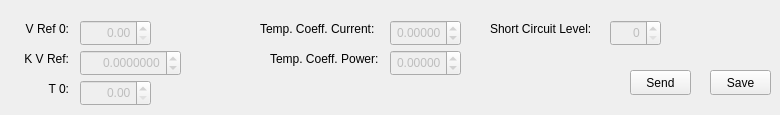
        <widget class="QWidget" name="FineTuningTab">
         <property name="toolTip">
          <string>Fine Tuning Tab: Contains Parameter Block information categorized as fine control.</string>
         </property>
         <attribute name="title">
          <string>Fine Tuning</string>
         </attribute>
         <widget class="QLabel" name="fineTuningVRef0Label">
          <property name="geometry">
           <rect>
            <x>10</x>
            <y>20</y>
            <width>59</width>
            <height>17</height>
           </rect>
          </property>
          <property name="toolTip">
           <string>Quadratic polynomial for VRef, mV, Ax^2 + Bx + C</string>
          </property>
          <property name="text">
           <string>V Ref 0:</string>
          </property>
          <property name="alignment">
           <set>Qt::AlignRight|Qt::AlignTrailing|Qt::AlignVCenter</set>
          </property>
         </widget>
         <widget class="QLabel" name="fineTuningKVRefLabel">
          <property name="geometry">
           <rect>
            <x>10</x>
            <y>50</y>
            <width>59</width>
            <height>17</height>
           </rect>
          </property>
          <property name="toolTip">
           <string>Quadratic polynomial for Vref, Ax^2 + Bx + C</string>
          </property>
          <property name="text">
           <string>K V Ref:</string>
          </property>
          <property name="alignment">
           <set>Qt::AlignRight|Qt::AlignTrailing|Qt::AlignVCenter</set>
          </property>
         </widget>
         <widget class="QLabel" name="fineTuningT0Label">
          <property name="geometry">
           <rect>
            <x>10</x>
            <y>80</y>
            <width>59</width>
            <height>17</height>
           </rect>
          </property>
          <property name="toolTip">
           <string>Quadratic polynomial for Vref, deg. C, Ax^2 + Bx + C</string>
          </property>
          <property name="text">
           <string>T 0:</string>
          </property>
          <property name="alignment">
           <set>Qt::AlignRight|Qt::AlignTrailing|Qt::AlignVCenter</set>
          </property>
         </widget>
         <widget class="QDoubleSpinBox" name="fineTuningVRef0DoubleSpinBox">
          <property name="enabled">
           <bool>false</bool>
          </property>
          <property name="geometry">
           <rect>
            <x>80</x>
            <y>20</y>
            <width>71</width>
            <height>26</height>
           </rect>
          </property>
          <property name="toolTip">
           <string>s * 24 f&lt;XXXX&gt;, fixed value for midStrings</string>
          </property>
          <property name="alignment">
           <set>Qt::AlignRight|Qt::AlignTrailing|Qt::AlignVCenter</set>
          </property>
          <property name="maximum">
           <double>3500.000000000000000</double>
          </property>
          <property name="singleStep">
           <double>0.500000000000000</double>
          </property>
          <property name="value">
           <double>0.000000000000000</double>
          </property>
         </widget>
         <widget class="QDoubleSpinBox" name="fineTuningT0DoubleSpinBox">
          <property name="enabled">
           <bool>false</bool>
          </property>
          <property name="geometry">
           <rect>
            <x>80</x>
            <y>80</y>
            <width>71</width>
            <height>26</height>
           </rect>
          </property>
          <property name="toolTip">
           <string>s * 26 f&lt;XXXX&gt;</string>
          </property>
          <property name="alignment">
           <set>Qt::AlignRight|Qt::AlignTrailing|Qt::AlignVCenter</set>
          </property>
          <property name="maximum">
           <double>150.000000000000000</double>
          </property>
          <property name="singleStep">
           <double>0.500000000000000</double>
          </property>
          <property name="value">
           <double>0.000000000000000</double>
          </property>
         </widget>
         <widget class="QDoubleSpinBox" name="fineTuningKVRefDoubleSpinBox">
          <property name="enabled">
           <bool>false</bool>
          </property>
          <property name="geometry">
           <rect>
            <x>80</x>
            <y>50</y>
            <width>101</width>
            <height>26</height>
           </rect>
          </property>
          <property name="toolTip">
           <string>s * 25 f&lt;XXXX&gt;</string>
          </property>
          <property name="alignment">
           <set>Qt::AlignRight|Qt::AlignTrailing|Qt::AlignVCenter</set>
          </property>
          <property name="decimals">
           <number>7</number>
          </property>
          <property name="minimum">
           <double>-1.000000000000000</double>
          </property>
          <property name="maximum">
           <double>1.000000000000000</double>
          </property>
          <property name="singleStep">
           <double>0.000001000000000</double>
          </property>
          <property name="value">
           <double>0.000000000000000</double>
          </property>
         </widget>
         <widget class="QLabel" name="fineTuningTempCoeffCurrentLabel">
          <property name="geometry">
           <rect>
            <x>260</x>
            <y>20</y>
            <width>131</width>
            <height>17</height>
           </rect>
          </property>
          <property name="toolTip">
           <string>Temperature coefficient for current.</string>
          </property>
          <property name="text">
           <string>Temp. Coeff. Current:</string>
          </property>
          <property name="alignment">
           <set>Qt::AlignLeading|Qt::AlignLeft|Qt::AlignVCenter</set>
          </property>
         </widget>
         <widget class="QDoubleSpinBox" name="fineTuningTempCoeffCurrentDoubleSpingBox">
          <property name="enabled">
           <bool>false</bool>
          </property>
          <property name="geometry">
           <rect>
            <x>390</x>
            <y>20</y>
            <width>71</width>
            <height>26</height>
           </rect>
          </property>
          <property name="cursor">
           <cursorShape>PointingHandCursor</cursorShape>
          </property>
          <property name="toolTip">
           <string>s * 5 f&lt;XXXX&gt;</string>
          </property>
          <property name="alignment">
           <set>Qt::AlignRight|Qt::AlignTrailing|Qt::AlignVCenter</set>
          </property>
          <property name="decimals">
           <number>5</number>
          </property>
          <property name="minimum">
           <double>-1.000000000000000</double>
          </property>
          <property name="maximum">
           <double>1.000000000000000</double>
          </property>
          <property name="singleStep">
           <double>0.000005000000000</double>
          </property>
          <property name="value">
           <double>0.000000000000000</double>
          </property>
         </widget>
         <widget class="QLabel" name="fineTuningTempCoeffPowerLabel">
          <property name="geometry">
           <rect>
            <x>270</x>
            <y>50</y>
            <width>131</width>
            <height>17</height>
           </rect>
          </property>
          <property name="toolTip">
           <string>Temperature coefficient for power.</string>
          </property>
          <property name="text">
           <string>Temp. Coeff. Power:</string>
          </property>
          <property name="alignment">
           <set>Qt::AlignLeading|Qt::AlignLeft|Qt::AlignVCenter</set>
          </property>
         </widget>
         <widget class="QDoubleSpinBox" name="fineTuningTempCoeffPowerDoubleSpinBox">
          <property name="enabled">
           <bool>false</bool>
          </property>
          <property name="geometry">
           <rect>
            <x>390</x>
            <y>50</y>
            <width>71</width>
            <height>26</height>
           </rect>
          </property>
          <property name="cursor">
           <cursorShape>PointingHandCursor</cursorShape>
          </property>
          <property name="toolTip">
           <string>s * 6 f&lt;XXXX&gt;</string>
          </property>
          <property name="alignment">
           <set>Qt::AlignRight|Qt::AlignTrailing|Qt::AlignVCenter</set>
          </property>
          <property name="decimals">
           <number>5</number>
          </property>
          <property name="minimum">
           <double>-1.000000000000000</double>
          </property>
          <property name="maximum">
           <double>1.000000000000000</double>
          </property>
          <property name="singleStep">
           <double>0.000005000000000</double>
          </property>
          <property name="value">
           <double>0.000000000000000</double>
          </property>
         </widget>
         <widget class="QLabel" name="fineTuningShortCircuitLevelLabel">
          <property name="geometry">
           <rect>
            <x>490</x>
            <y>20</y>
            <width>121</width>
            <height>17</height>
           </rect>
          </property>
          <property name="toolTip">
           <string>Establishes the short circuit current limit when the module is on and output voltage below a certain threshold.</string>
          </property>
          <property name="text">
           <string>Short Circuit Level:</string>
          </property>
          <property name="alignment">
           <set>Qt::AlignLeading|Qt::AlignLeft|Qt::AlignVCenter</set>
          </property>
         </widget>
         <widget class="QSpinBox" name="fineTuningShortCircuitLevelSpinBox">
          <property name="enabled">
           <bool>false</bool>
          </property>
          <property name="geometry">
           <rect>
            <x>610</x>
            <y>20</y>
            <width>51</width>
            <height>26</height>
           </rect>
          </property>
          <property name="cursor">
           <cursorShape>PointingHandCursor</cursorShape>
          </property>
          <property name="toolTip">
           <string>s * 82 b&lt;XXX&gt;</string>
          </property>
          <property name="alignment">
           <set>Qt::AlignRight|Qt::AlignTrailing|Qt::AlignVCenter</set>
          </property>
          <property name="maximum">
           <number>255</number>
          </property>
         </widget>
         <widget class="QPushButton" name="fineTuningSavePushButton">
          <property name="geometry">
           <rect>
            <x>710</x>
            <y>70</y>
            <width>61</width>
            <height>25</height>
           </rect>
          </property>
          <property name="cursor">
           <cursorShape>PointingHandCursor</cursorShape>
          </property>
          <property name="text">
           <string>Save</string>
          </property>
         </widget>
         <widget class="QPushButton" name="fineTuningSendPushButton">
          <property name="geometry">
           <rect>
            <x>630</x>
            <y>70</y>
            <width>61</width>
            <height>25</height>
           </rect>
          </property>
          <property name="cursor">
           <cursorShape>PointingHandCursor</cursorShape>
          </property>
          <property name="text">
           <string>Send</string>
          </property>
         </widget>
        </widget>
